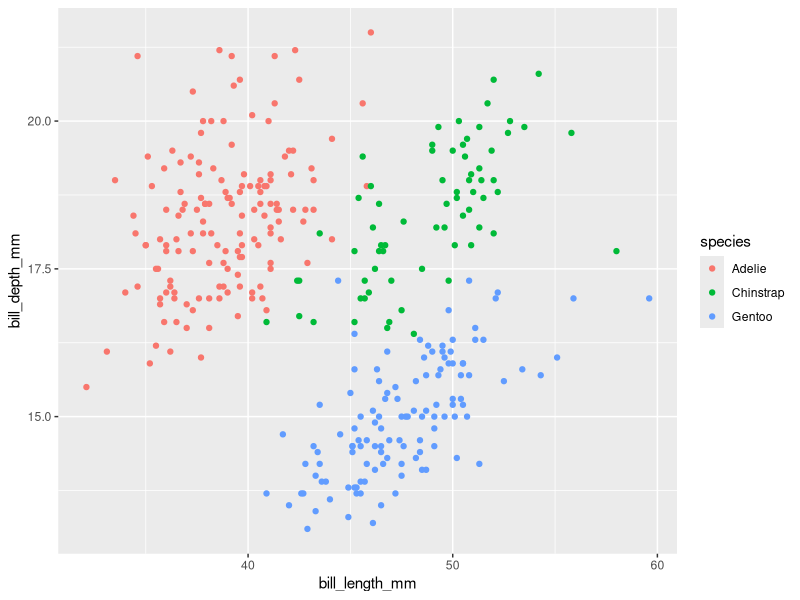
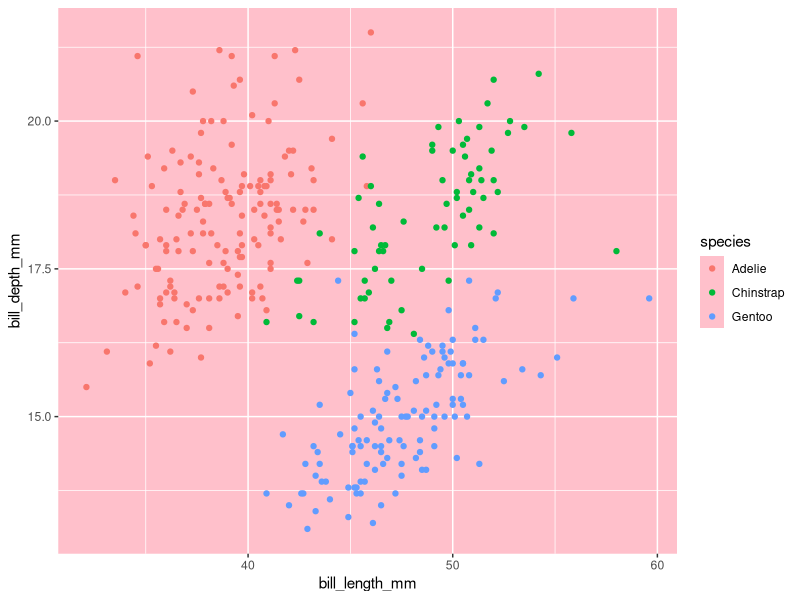
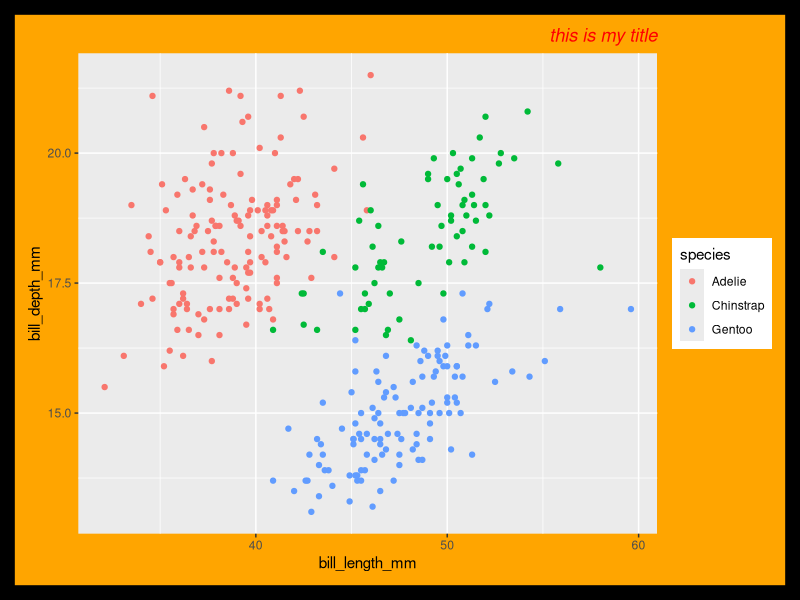
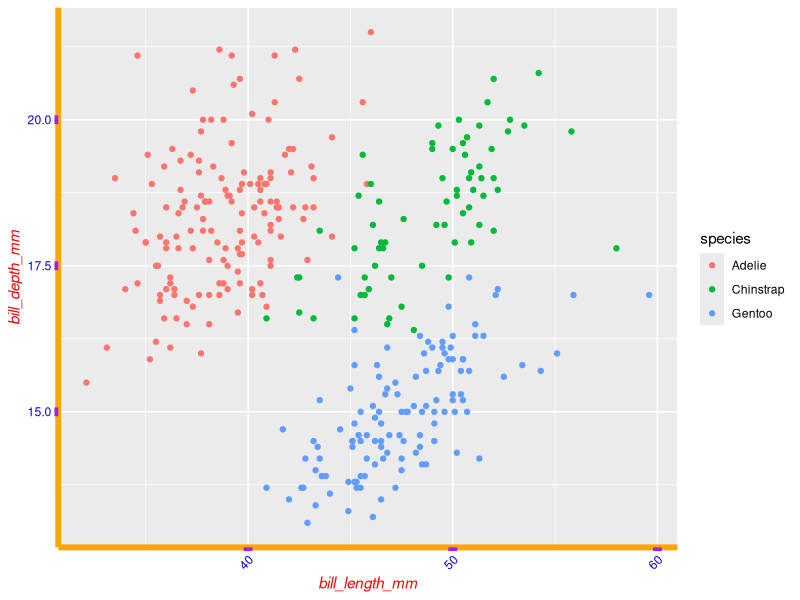
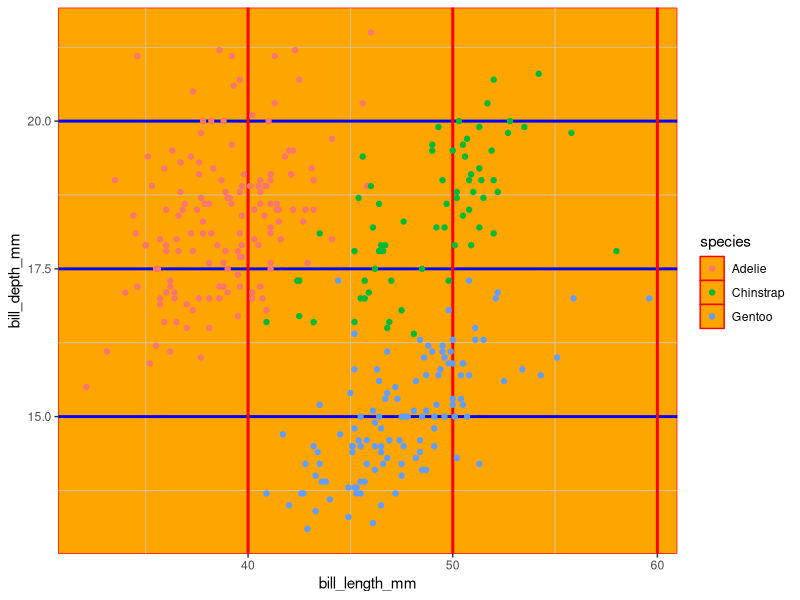
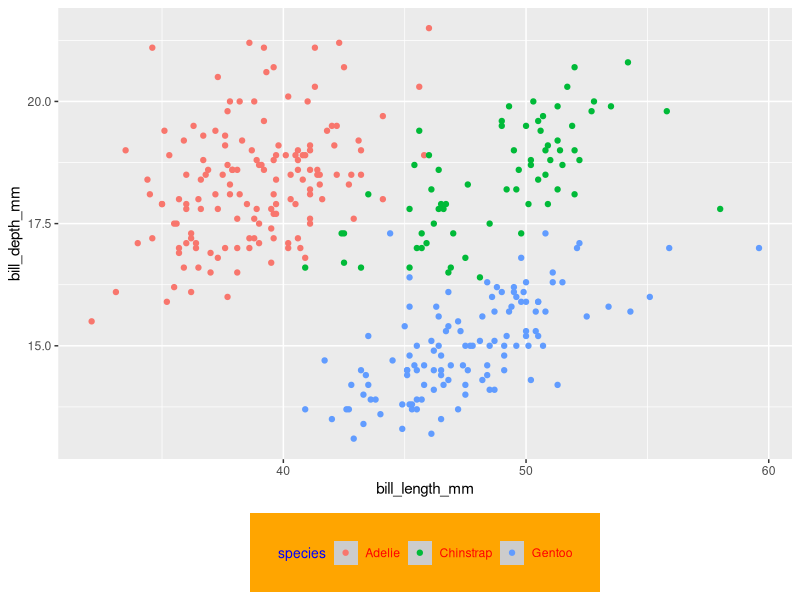
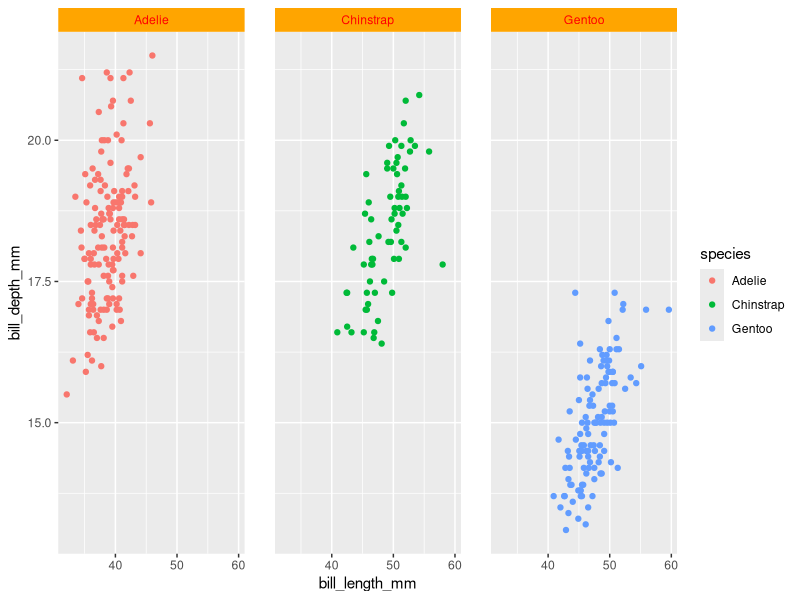
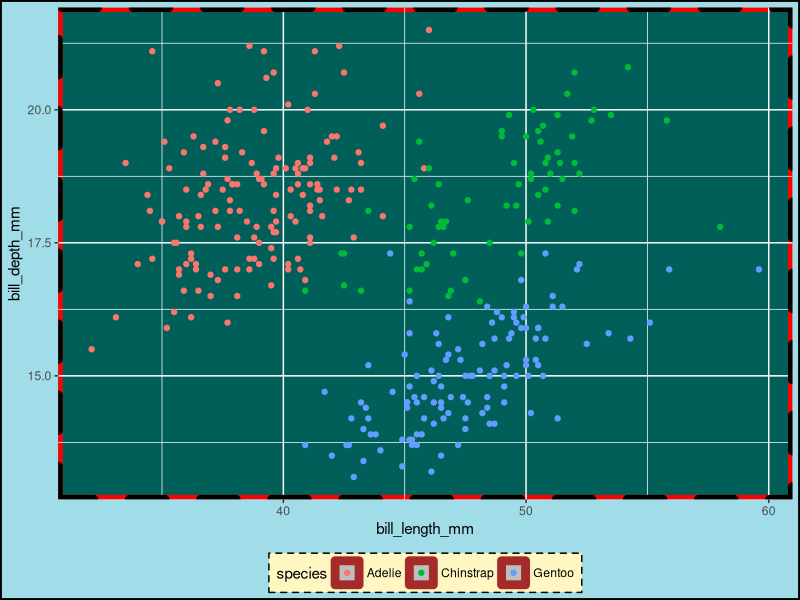

Here is the R script that generated these plots, in order: (Note: this script raises an error after producing the figures.)
## ---- chunk 1
library(tidyverse)
penguins <- palmerpenguins::penguins %>% drop_na() 

penguins %>% 
  ggplot(aes(x = bill_length_mm, y = bill_depth_mm)) +
  geom_point(aes(colour = species))  
## ---- chunk 2
penguins %>% 
  ggplot(aes(x = bill_length_mm, y = bill_depth_mm)) +
  geom_point(aes(colour = species)) +
  theme(
    panel.background = element_rect(fill = "pink")
  )
## ---- chunk 3
penguins %>% 
  ggplot(aes(x = bill_length_mm, y = bill_depth_mm)) +
  geom_point(aes(colour = species)) +
  ggtitle("this is my title") +
  
  theme(
    plot.background = element_rect(fill = "orange", color = "black", size = 10),
    plot.title      = element_text(hjust = 1, color = "red", face = "italic"),
    plot.margin     = margin(t = 20, r = 20, b = 20, l = 20, unit = "pt")
  )
## ---- chunk 4
penguins %>% 
  ggplot(aes(x = bill_length_mm, y = bill_depth_mm)) +
  geom_point(aes(colour = species)) +
  
  theme(
    axis.line   = element_line(color = "orange", size = 2),
    axis.title  = element_text(color = "red", face = "italic"),
    axis.ticks  = element_line(color = "purple", size = 3),
    axis.text   = element_text(color = "blue"),
    axis.text.x = element_text(angle = 45, hjust = 1)
  )
## ---- chunk 5
penguins %>% 
  ggplot(aes(x = bill_length_mm, y = bill_depth_mm)) +
  geom_point(aes(colour = species)) +
  
  theme(
    panel.background   = element_rect(fill = "orange", color = "red"),
    panel.grid         = element_line(color = "grey80", size = 0.5),
    panel.grid.major   = element_line(color = "red", size = 1),
    panel.grid.major.y = element_line(color = "blue", size = 1)
  )
## ---- chunk 6
penguins %>% 
  ggplot(aes(x = bill_length_mm, y = bill_depth_mm)) +
  geom_point(aes(colour = species)) +
  
  theme(
    legend.background = element_rect(fill = "orange"),
    legend.title      = element_text(color = "blue", size = 10),
    legend.key        = element_rect(fill = "grey80"),
    legend.text       = element_text(color = "red"),
    legend.margin     = margin(t = 20, r = 20, b = 20, l = 20, unit = "pt"),
    legend.position   = "bottom"
  )
## ---- chunk 7
penguins %>% 
  ggplot(aes(x = bill_length_mm, y = bill_depth_mm)) +
  geom_point(aes(colour = species)) +
  facet_wrap(vars(species)) +
  
  theme(
    strip.background = element_rect(fill = "orange"),
    strip.text       = element_text(color = "red"),
    panel.spacing    = unit(0.3, "inch") 
  )
## ---- chunk 8
penguins %>%
  ggplot(aes(bill_length_mm, bill_depth_mm)) +
  geom_point(aes(color = species)) +
  
  theme(
    legend.background = element_rect(
      fill     = "#fff6c2",
      color    = "black",
      linetype = "dashed"
    ),
    legend.key = element_rect(fill = "grey", color = "brown"),
    panel.background = element_rect(
      fill  = "#005F59",
      color = "red", 
      size  = 3
    ),
    panel.border = element_rect(
      color    = "black",
      fill     = "transparent",
      linetype = "dashed", 
      size     = 3
    ),
    plot.background = element_rect(
      fill  = "#a1dce9",
      color = "black",
      size  = 1.3
    ),
    legend.position = "bottom"
  )
## ---- chunk 9
penguins %>% 
  ggplot(aes(x = species, fill = species)) +
  geom_bar()
## ---- chunk 10
penguins %>% 
  ggplot(aes(x = species, fill = species)) +
  geom_bar() + 
  theme_minimal() 
## ---- chunk 11
penguins %>% 
  ggplot(aes(x = species, fill = species)) +
  geom_bar() + 
  scale_fill_manual(values = c("#74656E", "#E2D9C1", "#608690")) +
  theme_minimal() +
  theme(
    panel.grid = element_blank(),
    plot.background = element_rect(fill = "#FBCE74"),
    legend.position = "none"
  )
## ---- chunk 12
penguins %>% 
  ggplot(aes(x = species, fill = species)) +
  geom_bar() + 
  theme_classic(base_size = 16)
## ---- chunk 13
penguins %>% 
  ggplot(aes(x = species, fill = species)) +
  geom_bar() + 
  theme_bw(base_size = 16)
## ---- chunk 14
library(ggthemes) # install.packages("ggthemes")

penguins %>% 
  ggplot(aes(x = species, fill = species)) +
  geom_bar(width = 0.8) +
  theme_economist() + 
  scale_fill_economist()
## ---- chunk 15
penguins %>% 
  ggplot(aes(x = species, fill = species)) +
  geom_bar(width = 0.8) + 
  ggthemes::theme_solarized() +
  theme(
    panel.grid.major.x = element_blank(),
    panel.grid.major.y = element_blank(),
    panel.grid.minor.y = element_blank()
  ) 
## ---- chunk 16
knitr::include_graphics("images/ggplot2-themes.jpg")
